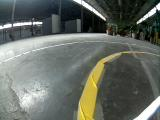
#> input picture d2/data/tub_14_18-08-18/1087_cam-image_array_.jpg, 160 x 120 px
$ python -i RLOpenCV.py   (imports and definitions only)   (older library calls are emulated)
#> lines starting #> are read from the running program, lines starting #| are printed output that depends on the picture
# https://stackoverflow.com/questions/45531074/how-to-merge-lines-after-houghlinesp
import numpy as np
import cv2
import math
import os
import sys
import copy
import donkeycar as dk
from stat import S_ISREG, ST_MTIME, ST_MODE, ST_CTIME, ST_ATIME
from donkeycar.parts.datastore import Tub
import json

# todo:
# smooth turns
# handle sharp angles
# 3rd line?
# add minimal throttle control

#############################

class HoughBundler:
    '''Clasterize and merge each cluster of cv2.HoughLinesP() output
    a = HoughBundler()
    foo = a.process_lines(houghP_lines, binary_image)
    '''
    # [284 lines left out: functions __init__, get_orientation, checker, DistancePointLine, get_distance, merge_lines_pipeline_2 and 3 more, not called in this run]

class ThrottleBase:
  def __init__(self):
    global cfg

    cfg = dk.load_config(config_path=os.path.expanduser('~/donkeycar/donkeycar/parts/RLConfig.py'))
    self.emergency_stop = False
    self.minthrottle = 0
    self.ch_th_seq = 0
    self.resetThrottleInfo()
    self.frame = None

  # [68 lines left out: functions optflow, setEmergencyStop, not called in this run]

  def emergencyStop(self):
      return self.emergency_stop

  # [21 lines left out: function setMinMaxThrottle, not called in this run]

  def getThrottleInfo(self):
    return self.minthrottle, self.maxthrottle, self.battery_adjustment

  # [43 lines left out: functions resetThrottleInfo, throttleCheckInProgress, adjustForBattery, checkThrottle, not called in this run]

class LaneLines:

  #############################
  # derived from https://bryceboe.com/2006/10/23/line-segment-intersection-algorithm/

  def ccw(self, A,B,C):
    return (C[1]-A[1]) * (B[0]-A[0]) > (B[1]-A[1]) * (C[0]-A[0])
  # return (C.y-A.y) * (B.x-A.x) > (B.y-A.y) * (C.x-A.x)

  # Return true if line segments AB and CD intersect
  # [732 lines left out: functions intersect, intersection, getROI, vanishing_point2, vanishing_point, is_vanishing_point and 12 more, not called in this run]

  def getDonkeyState(self):
    return self.line_color_white_count, self.line_color_white_var, self.line_color_white_mean, self.line_color_yellow_count, self.line_color_yellow_var, self.line_color_yellow_mean,  self.line_color_simple_count, self.line_color_simple_var, self.line_color_simple_mean, self.laneWidth, self.TB.minthrottle

  # [707 lines left out: functions setDonkeyState, createLineIterator, lrclines, binary_hsv_mask, process_img_color, vp_confirmed and 1 more, not called in this run]

  def get_map_data(self):
        return self.laneWidth, self.pixPerFrame, self.donkeyvpangle, self.bestll, self.bestcl, self.bestrl, self.width, self.curpos


  def image_path(self, tub_path, frame_id):
        return os.path.join(tub_path, str(frame_id) + "_cam-image_array_.jpg")

  # [184 lines left out: functions test_tub, get_line_color_info, __init__, not called in this run]


# each array is global state cache of 3
# [1 line that did not run here, left out]
# [1 line that did not run here, left out]
# [5 lines not run here, left out]

>>> import cv2
>>> picture = cv2.imread('../../../d2/data/tub_14_18-08-18/1087_cam-image_array_.jpg', cv2.IMREAD_GRAYSCALE)
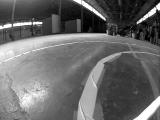
#> picture: shape (120, 160); min 0, max 255, mean 105.4
#> (the run stopped early here; a loop or call above may not have finished)

$ run again, on d2/data/tub_14_18-08-18/1105_cam-image_array_.jpg
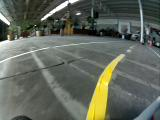
#> input picture d2/data/tub_14_18-08-18/1105_cam-image_array_.jpg, 160 x 120 px
#> `picture = cv2.imread('../../../d2/data/tub_14_18-08-18/1087_cam-image_..`:
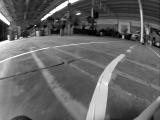
#> picture: shape (120, 160); min 0, max 255, mean 100.7

$ run again, on d2/data/tub_14_18-08-18/1163_cam-image_array_.jpg
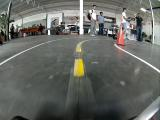
#> input picture d2/data/tub_14_18-08-18/1163_cam-image_array_.jpg, 160 x 120 px
#> `picture = cv2.imread('../../../d2/data/tub_14_18-08-18/1087_cam-image_..`:
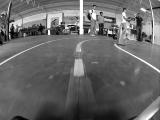
#> picture: shape (120, 160); min 0, max 255, mean 102.9

$ run again, on d2/data/tub_14_18-08-18/1276_cam-image_array_.jpg
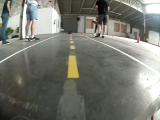
#> input picture d2/data/tub_14_18-08-18/1276_cam-image_array_.jpg, 160 x 120 px
#> `picture = cv2.imread('../../../d2/data/tub_14_18-08-18/1087_cam-image_..`:
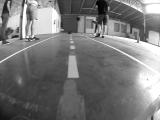
#> picture: shape (120, 160); min 0, max 255, mean 120.3
